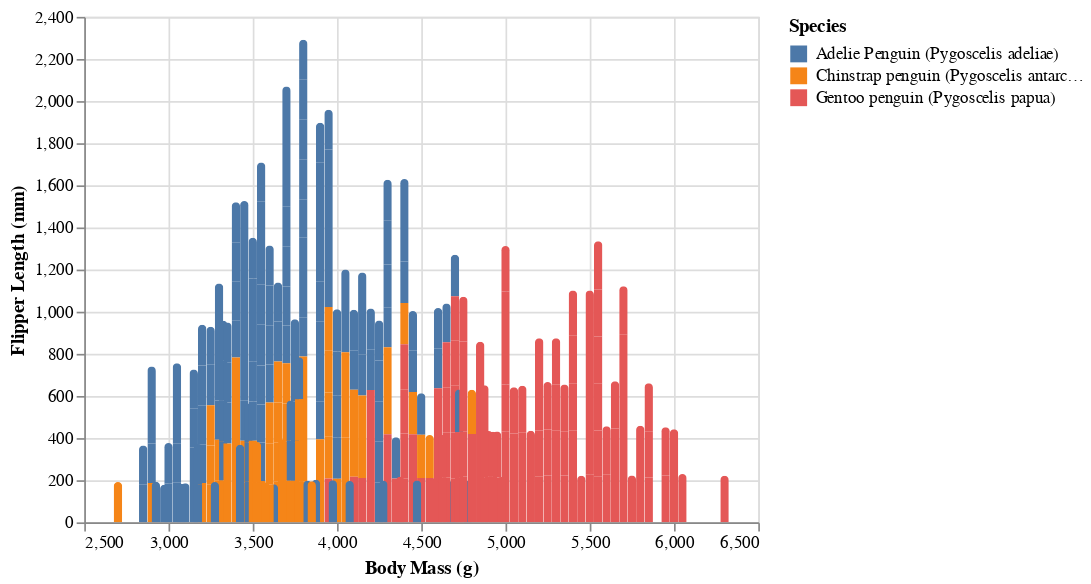

The notebook cell saved with this chart:
### Code cell
alt.Chart(df).mark_bar(
    cornerRadiusTopLeft=3,
    cornerRadiusTopRight=3).encode(x='Body Mass (g)',y='Flipper Length (mm)', color='Species')

### Figure 1 — Vega-Lite specification as saved in the notebook (floating-point values rounded to 4 significant figures; data arrays with more than 128 entries replaced by an {"elided": "..."} marker saying what was removed)
{"config": {"view": {"continuousWidth": 400, "continuousHeight": 300}}, "data": {"name": "data-1564d53258b3d32878a12923c56bfb9d"}, "mark": {"type": "bar", "cornerRadiusTopLeft": 3, "cornerRadiusTopRight": 3}, "encoding": {"color": {"type": "nominal", "field": "Species"}, "x": {"type": "quantitative", "field": "Body Mass (g)"}, "y": {"type": "quantitative", "field": "Flipper Length (mm)"}}, "$schema": "https://vega.github.io/schema/vega-lite/v4.8.1.json", "datasets": {"data-1564d53258b3d32878a12923c56bfb9d": {"elided": "344 records"}}}
